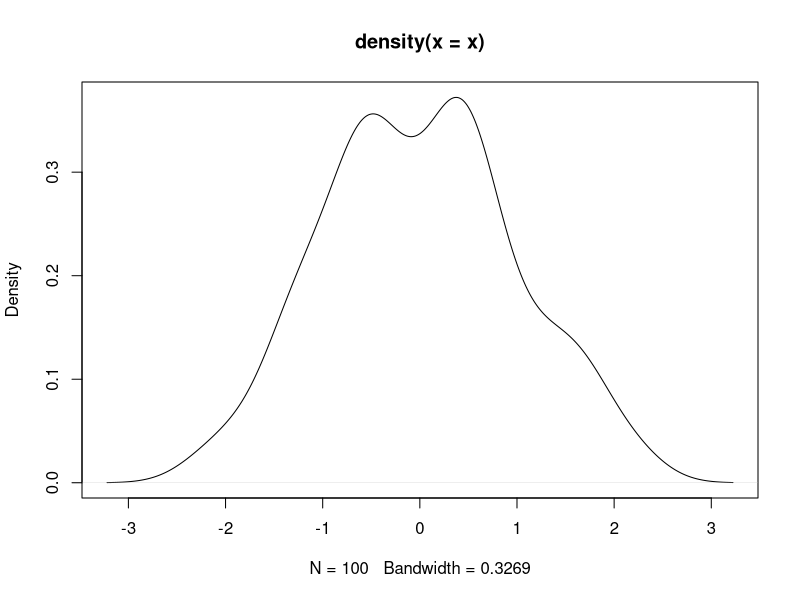

Here is the R script that generated this plot:
# Data Structures in R
# Vectors----



#Matrices----


#Arrays----

# Data Frames----

#Factors----
x=1:10 #create sequence of numbers from 1 to 10. Then press Ctrl+Enter
x
x1<-1:20
x1
(x1=1:30) #create sequence and print as well

(x2=c(1,2,3,4))#concatenate
class(x2)
(x3=letters[1:10]) #prints first 10 letters
LETTERS[1:26] #prints all letters
(x3b=c("A","Ashutosh","4")) #hybrid vector
?c # help about command C
(x4=c(T,FALSE,TRUE,T,F))
x5=c(3L,5L)
class(x5)
x5a=c(3,5)
class(x5a)
(x6=seq(0,100,by=3))
methods(class='numeric')
ls() #variables in my environment
x6
length(x6)#number of entries in variable
x6[20] #use square bracket for index. Access 20th element
x6[c(2,4)] #access 2nd and 4th element
x6[-1] #access all but first element
x6[-c(1:10)] #removes 1st to 10th entry
x6[c(2.4,3.54)]# real numbers are truncated to integers
x6[-c(1,5,20)]#removes 1st, 5th and 20th
(x7=c(x6,x2))#combine 2 vectors
rev(x6)#reverse the order of creation
sort(x6[-c(1,2)]) #sort x6 without taking 1st and 2nd element
sort(x2)
sort(x2,decreasing = T)#sort in decreasing order
x[2]<-0;x #modify second element
x[x<0]=5;x  #modify elements less than 0
x


#delete vector
(x=rnorm(100))
plot(density(x)) #density plot
x1=rnorm(10000,mean=50, sd=5)
x1
#MAtrix
100:111
(m=matrix(1:12,nrow=4))
(m1=matrix(1:12,ncol=3,byrow= T))
attributes(m1) #rows and columns
length(m1) #number of elements

#access elements of matrix
m1[2,1:3] 
m1[c(1,3),]
m1[,c(1,3)]
paste("c","D",sep="-")
paste("c",1:100,sep="-")
colnames(m1)=paste("c",1:3,sep="-")
m1
m3=1:24
dim(m3)=c(6,4)
colSums(m1)
sweep(m1,MARGIN = 1, STATS = c(2,3,4,5),FUN = "+") #row wise
sweep(m1,MARGIN = 2, STATS = c(2,3,4,5),FUN = "*")# col wise
?addmargins
addmargins(m1,2,mean)
addmargins(m1,c(1,2),list(list(mean,sum,max),list(var,sd)))

(rollno = 1:30)
(sname= paste('student',1:30,sep=" "))
(gender= sample(c('M','F'),size=30,replace = T,prob = c(.7,.3)))
(marks=floor(rnorm(30,mean = 50,sd=10)))
(marks2=ceiling(rnorm(30,40,5)))
course=sample(c('BBA','MBA'),size = 30,replace = T,prob = c(.5,.5))
course
df1=data.frame(rollno,sname,gender,course,marks,marks2,stringsAsFactors = F)
df1  
str(df1)
